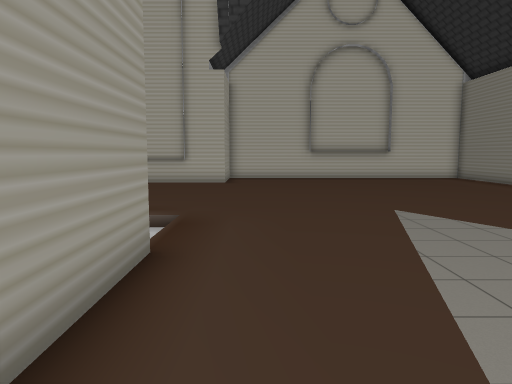
view 1 (above)

12 first-person views from a walk through a robot-simulator world made for Gazebo. The camera is 0.72 m above the floor, tilts 6° down and sees 70° across. The floor is counted in squares, 0.5 m on a side. Each view is taken from the middle of a square. On the plan, view 1 faces up. The plan holds only what a view shows up to about 16 squares ahead; the rest is blank. Robots are left out.

view 2
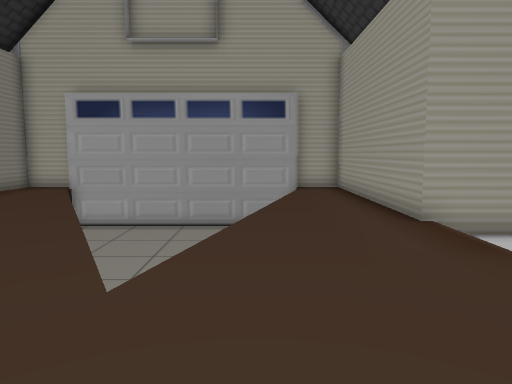

view 3
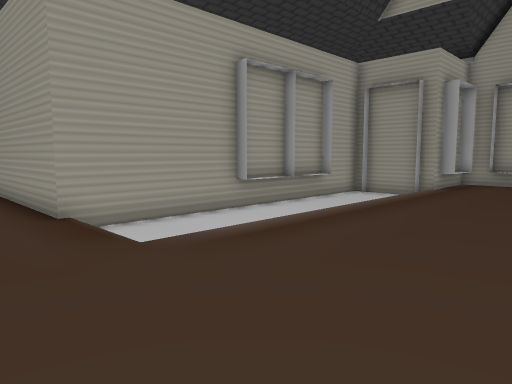

view 4
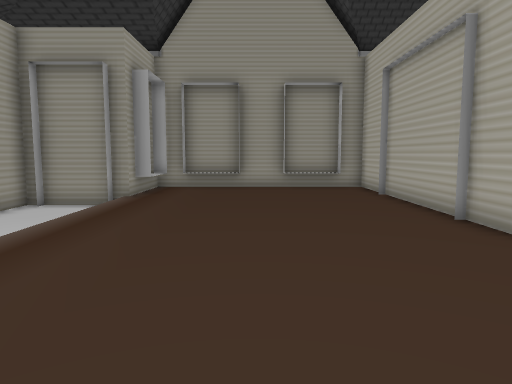

view 5
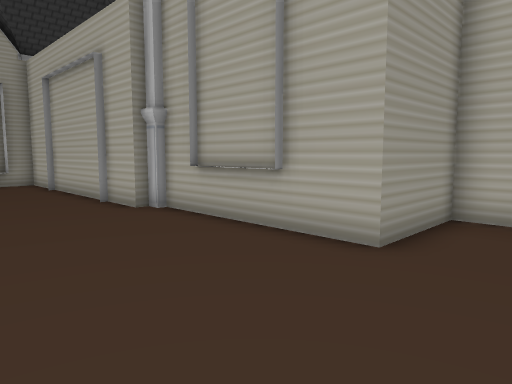

view 6
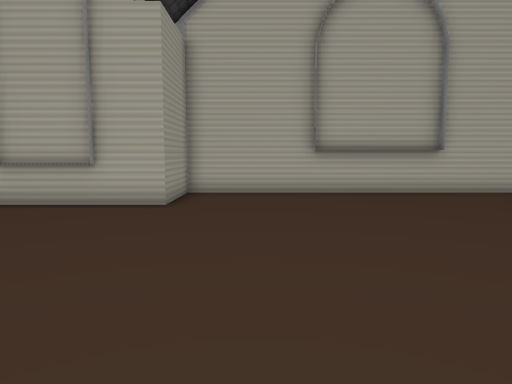

view 7
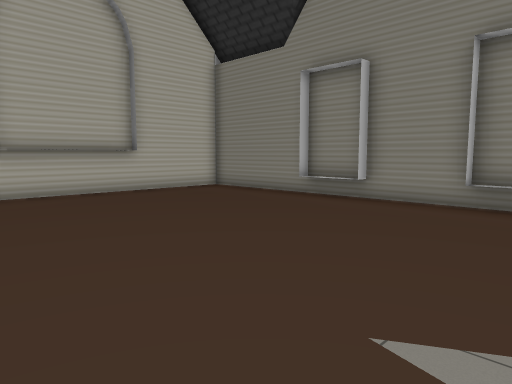

view 8
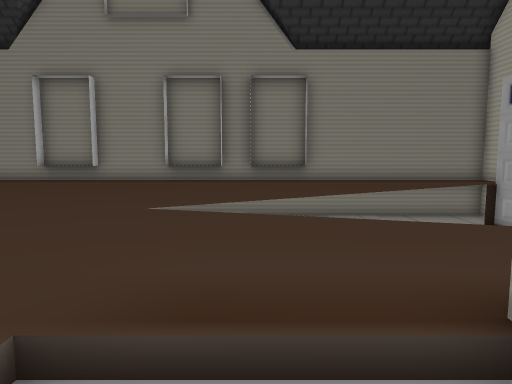

view 9
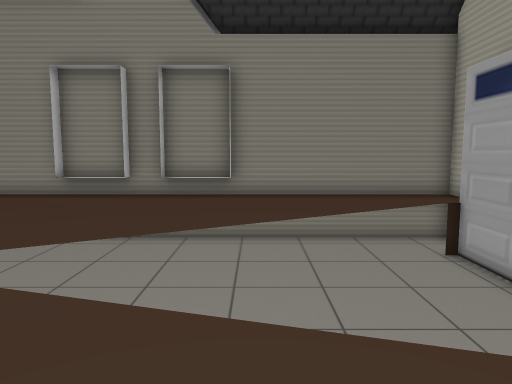

view 10
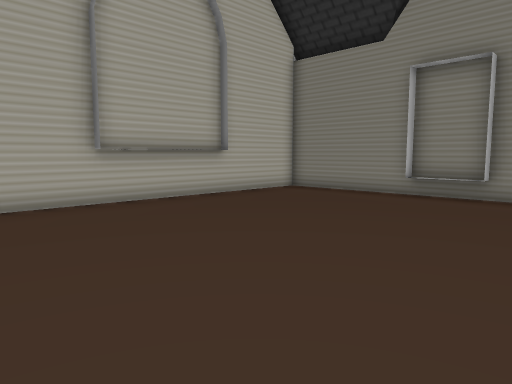

view 11
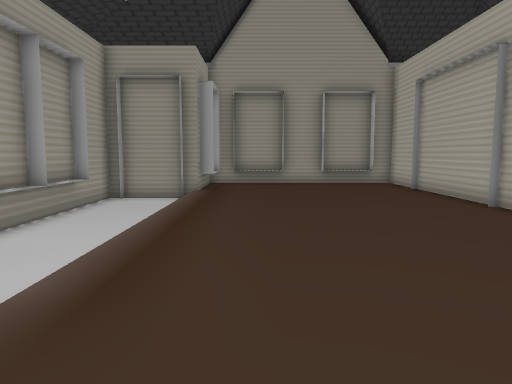

view 12
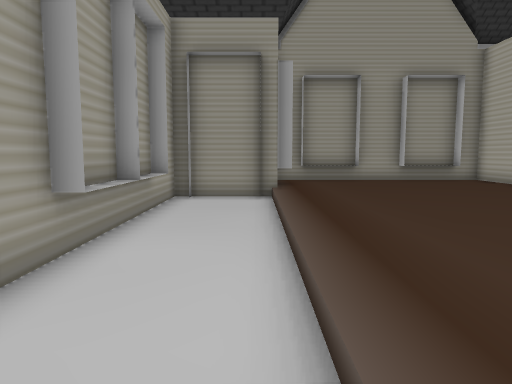

### Floor plan
Key: @ floor where view 1 was taken; # wall or solid block; x gap in a wall; . main floor; - floor 0.15 m lower than the main floor; / step, stairs or slope; = window, fence, low wall or low ledge; v drop or lower ground.
Columns run from 18 left of view 1 to 12 right of it. Each row starts with its distance up from view 1.
 22                 v#############v
 21                 #........=....#
 20                 #.............#
 19                 #.............#
 18 #################.............#
 17 #.............................#
 16 #.............................#
 15 #.............................#
 14 #.............................#
 13 #.............................#
 12 #.............................#
 11 #.............................#
 10 #.............................#
  9 v###..................v.......#
  8    ##-----------/.....v.......#
  7    #------------/....vvv......#
  6    ##-----------/....vvv......#
  5     #############....vvvv.....#
  4                 #...v  vv.....#
  3                 #...v  vvv....#
  2                 #...v vvvv....#
  1                 #..v  vvvvv...#
  0                 #.@v  vvvvv...#
 -1                 #..   vvvvvv..#
 -2                 #..xvvvvvvvx..#
 -3                 v##         ##v

Where each view was taken, in squares from view 1:
view 1: 0 up, 0 right, facing up
view 2: 13 up, 2 right, facing down
view 3: 14 up, 1 right, facing down-left
view 4: 13 up, 2 left, facing left
view 5: 13 up, 1 right, facing up-left
view 6: 8 up, 1 right, facing up
view 7: 8 up, 1 right, facing up-right
view 8: 7 up, 4 left, facing right
view 9: 4 up, 1 left, facing right
view 10: 11 up, 1 left, facing up-right
view 11: 11 up, 0 right, facing left
view 12: 8 up, 2 left, facing left
